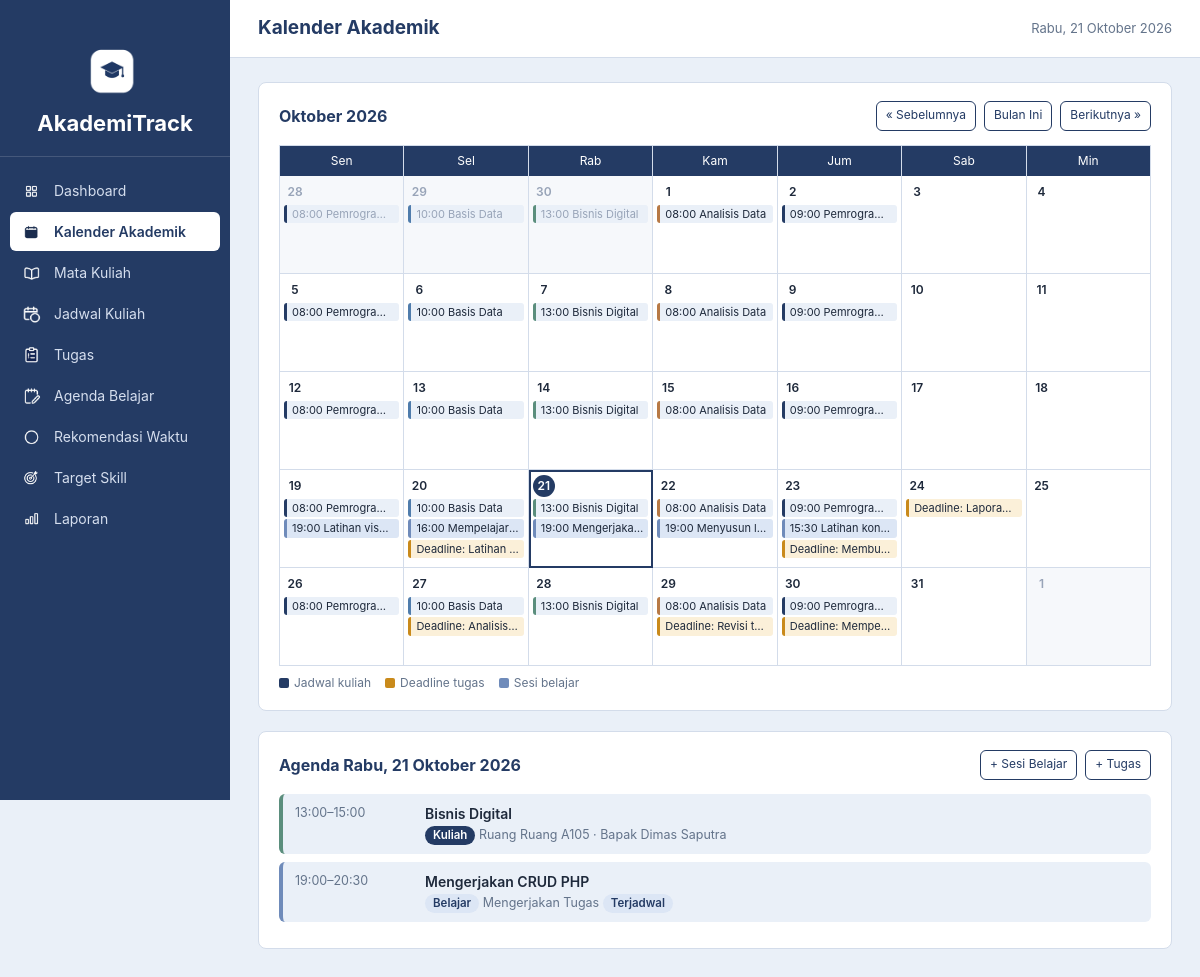
The app's page /kalender.php with its own data.
### tables this page shows
CREATE TABLE `jadwal_kuliah` (
  `id` int NOT NULL,
  `mata_kuliah_id` int NOT NULL,
  `hari` tinyint NOT NULL COMMENT '1=Senin, 7=Minggu',
  `jam_mulai` time NOT NULL,
  `jam_selesai` time NOT NULL,
  `ruangan` varchar(100) DEFAULT NULL,
  `created_at` timestamp NULL DEFAULT CURRENT_TIMESTAMP
);

CREATE TABLE `mata_kuliah` (
  `id` int NOT NULL,
  `nama_mata_kuliah` varchar(100) NOT NULL,
  `dosen` varchar(100) DEFAULT NULL,
  `warna` varchar(20) DEFAULT '#79502E',
  `created_at` timestamp NULL DEFAULT CURRENT_TIMESTAMP
);

CREATE TABLE `sesi_belajar` (
  `id` int NOT NULL,
  `tugas_id` int DEFAULT NULL,
  `target_skill_id` int DEFAULT NULL,
  `judul` varchar(150) NOT NULL,
  `jenis` enum('Mengerjakan Tugas','Review Materi','Latihan Skill') NOT NULL,
  `waktu_mulai` datetime NOT NULL,
  `waktu_selesai` datetime NOT NULL,
  `status` enum('Terjadwal','Selesai','Dibatalkan') NOT NULL DEFAULT 'Terjadwal',
  `catatan` text,
  `created_at` timestamp NULL DEFAULT CURRENT_TIMESTAMP
);

CREATE TABLE `tugas` (
  `id` int NOT NULL,
  `mata_kuliah_id` int DEFAULT NULL,
  `judul` varchar(150) NOT NULL,
  `deskripsi` text,
  `deadline` date NOT NULL,
  `prioritas` enum('Rendah','Sedang','Tinggi') NOT NULL DEFAULT 'Sedang',
  `estimasi_menit` int DEFAULT NULL,
  `status` enum('Belum Mulai','Dikerjakan','Selesai') NOT NULL DEFAULT 'Belum Mulai',
  `created_at` timestamp NULL DEFAULT CURRENT_TIMESTAMP
);

### kalender.php (the view, shortened to what this page needs)
<?php
require_once __DIR__ . '/includes/init.php';
$bulan = $_GET['bulan'] ?? date('Y-m');
$awalBulan = $bulan . '-01';
$jmlHari = (int)date('t', strtotime($awalBulan));
$offset = (int)date('N', strtotime($awalBulan)) - 1;
$totalSel = (int)(ceil(($offset + $jmlHari) / 7) * 7);
$gridAwal = date('Y-m-d', strtotime($awalBulan . ' -' . $offset . ' day'));
$gridAkhir = date('Y-m-d', strtotime($gridAwal . ' +' . ($totalSel - 1) . ' day'));
$tanggalPilih = $_GET['tanggal'] ?? '';
if (!valid_tanggal($tanggalPilih)) {
    $tanggalPilih = (date('Y-m') === $bulan) ? date('Y-m-d') : $awalBulan;
}
$agenda = ambil_agenda($conn, $gridAwal, $gridAkhir);
$perTanggal = [];
foreach ($agenda as $ev) {
    $perTanggal[$ev['tanggal']][] = $ev;
}
$agendaPilih = $perTanggal[$tanggalPilih] ?? [];
$bulanLalu = date('Y-m', strtotime($awalBulan . ' -1 month'));
$bulanDepan = date('Y-m', strtotime($awalBulan . ' +1 month'));
$namaBulan = NAMA_BULAN[(int)date('n', strtotime($awalBulan))] . ' ' . date('Y', strtotime($awalBulan));
$hariIni = date('Y-m-d');
include __DIR__ . '/includes/header.php';
?>
<div class="card">
    <div class="card-header">
        <h2><?= e($namaBulan) ?></h2>
        <div class="kal-nav tidak-cetak">
            <a class="btn btn-sekunder btn-kecil" href="kalender.php?bulan=<?= e($bulanLalu) ?>">&laquo; Sebelumnya</a>
            <a class="btn btn-sekunder btn-kecil" href="kalender.php">Bulan Ini</a>
            <a class="btn btn-sekunder btn-kecil" href="kalender.php?bulan=<?= e($bulanDepan) ?>">Berikutnya &raquo;</a>
        </div>
    </div>
    <div class="kal-grid">
        <?php foreach (['Sen', 'Sel', 'Rab', 'Kam', 'Jum', 'Sab', 'Min'] as $h): ?>
            <div class="kal-head"><?= $h ?></div>
        <?php endforeach; ?>
        <?php for ($i = 0; $i < $totalSel; $i++):
            $tgl = date('Y-m-d', strtotime($gridAwal . ' +' . $i . ' day'));
            $item = $perTanggal[$tgl] ?? [];
            $kelas = 'kal-sel';
            if (substr($tgl, 0, 7) !== $bulan) { $kelas .= ' luar'; }
            if ($tgl === $hariIni) { $kelas .= ' hari-ini'; }
            if ($tgl === $tanggalPilih) { $kelas .= ' dipilih'; }
            ?>
            <a class="<?= $kelas ?>" href="kalender.php?bulan=<?= e($bulan) ?>&amp;tanggal=<?= e($tgl) ?>">
                <span class="kal-tgl"><?= (int)date('j', strtotime($tgl)) ?></span>
                <?php foreach (array_slice($item, 0, 3) as $ev):
                    $gaya = ($ev['jenis'] === 'kuliah' && $ev['warna']) ? ' style="border-left-color:' . e($ev['warna']) . '"' : ''; ?>
                    <span class="pill tipe-<?= e($ev['jenis']) ?>"<?= $gaya ?>><?= $ev['mulai'] ? e($ev['mulai']) . ' ' : '' ?><?= e($ev['judul']) ?></span>
                <?php endforeach; ?>
            </a>
        <?php endfor; ?>
    </div>
    <div class="legenda">
        <span><i style="background:var(--navy)"></i>Jadwal kuliah</span>
        <span><i style="background:#C98A1B"></i>Deadline tugas</span>
        <span><i style="background:#6F8BBA"></i>Sesi belajar</span>
    </div>
</div>
<div class="card">
    <div class="card-header">
        <h2>Agenda <?= e(tanggal_panjang($tanggalPilih)) ?></h2>
        <div class="aksi tidak-cetak">
            <a class="btn btn-sekunder btn-kecil" href="sesi.php?tambah=1">+ Sesi Belajar</a>
            <a class="btn btn-sekunder btn-kecil" href="tugas.php?tambah=1">+ Tugas</a>
        </div>
    </div>
    <?php if (!$agendaPilih): ?>
        <div class="kosong">Tidak ada agenda pada tanggal ini.</div>
    <?php else: ?>
        <?php foreach ($agendaPilih as $ev) { echo item_agenda_html($ev); } ?>
    <?php endif; ?>
</div>
<?php include __DIR__ . '/includes/footer.php'; ?>

### includes/functions.php (shortened to what this page needs)
<?php
function e($teks)
{
    return htmlspecialchars((string)$teks, ENT_QUOTES, 'UTF-8');
}
function db_query($conn, $sql, $types = '', $params = [])
{
    $stmt = mysqli_prepare($conn, $sql);
    if ($types !== '') {
        mysqli_stmt_bind_param($stmt, $types, ...$params);
    }
    if (!mysqli_stmt_execute($stmt)) {
        $err = mysqli_stmt_error($stmt);
        mysqli_stmt_close($stmt);
        die('Query gagal dijalankan: ' . e($err));
    }
    return $stmt;
}
function db_all($conn, $sql, $types = '', $params = [])
{
    $stmt = db_query($conn, $sql, $types, $params);
    $res = mysqli_stmt_get_result($stmt);
    $rows = $res ? mysqli_fetch_all($res, MYSQLI_ASSOC) : [];
    return $rows;
}
function tanggal_panjang($tgl)
{
    $t = strtotime($tgl);
    return NAMA_HARI[(int)date('N', $t)] . ', ' . date('j', $t) . ' ' . NAMA_BULAN[(int)date('n', $t)] . ' ' . date('Y', $t);
}
function jam($waktu)
{
    return $waktu === null ? '' : substr((string)$waktu, 0, 5);
}
function badge($teks, $kelas = 'badge-muted')
{
    return '<span class="badge ' . e($kelas) . '">' . e($teks) . '</span>';
}
function badge_status($status)
{
    $peta = [
        'Belum Mulai' => 'badge-muted', 'Dikerjakan' => 'badge-info', 'Selesai' => 'badge-ok',
        'Terjadwal' => 'badge-info', 'Dibatalkan' => 'badge-muted',
        'Berjalan' => 'badge-info', 'Tercapai' => 'badge-ok', 'Ditunda' => 'badge-warn',
        'Tinggi' => 'badge-danger', 'Sedang' => 'badge-warn', 'Rendah' => 'badge-muted',
    ];
    return badge($status, $peta[$status] ?? 'badge-muted');
}
function ambil_agenda($conn, $dari, $sampai)
{
    $events = [];
    $jadwal = db_all($conn, "SELECT j.*, m.nama_mata_kuliah, m.dosen, m.warna
                             FROM jadwal_kuliah j
                             JOIN mata_kuliah m ON m.id = j.mata_kuliah_id");
    $d = new DateTime($dari);
    $akhir = new DateTime($sampai);
    for (; $d <= $akhir; $d->modify('+1 day')) {
        $hari = (int)$d->format('N');
        foreach ($jadwal as $j) {
            if ((int)$j['hari'] === $hari) {
                $sub = trim(($j['ruangan'] ? 'Ruang ' . $j['ruangan'] : '') . ($j['dosen'] ? ' · ' . $j['dosen'] : ''), ' ·');
                $events[] = [
                    'jenis' => 'kuliah', 'tanggal' => $d->format('Y-m-d'),
                    'mulai' => jam($j['jam_mulai']), 'selesai' => jam($j['jam_selesai']),
                    'judul' => $j['nama_mata_kuliah'], 'sub' => $sub, 'warna' => $j['warna'],
                    'status' => null, 'url' => 'jadwal.php?edit=' . (int)$j['id'],
                ];
            }
        }
    }
    $tugas = db_all($conn, "SELECT t.*, m.nama_mata_kuliah FROM tugas t
                            LEFT JOIN mata_kuliah m ON m.id = t.mata_kuliah_id
                            WHERE t.deadline BETWEEN ? AND ?", 'ss', [$dari, $sampai]);
    foreach ($tugas as $t) {
        $events[] = [
            'jenis' => 'tugas', 'tanggal' => $t['deadline'], 'mulai' => null, 'selesai' => null,
            'judul' => 'Deadline: ' . $t['judul'],
            'sub' => trim(($t['nama_mata_kuliah'] ?? '') . ' · Prioritas ' . $t['prioritas'], ' ·'),
            'warna' => null, 'status' => $t['status'], 'url' => 'tugas.php?edit=' . (int)$t['id'],
        ];
    }
    $sesi = db_all($conn, "SELECT * FROM sesi_belajar
                           WHERE DATE(waktu_mulai) BETWEEN ? AND ? AND status <> 'Dibatalkan'", 'ss', [$dari, $sampai]);
    foreach ($sesi as $s) {
        $events[] = [
            'jenis' => 'sesi', 'tanggal' => substr($s['waktu_mulai'], 0, 10),
            'mulai' => substr($s['waktu_mulai'], 11, 5), 'selesai' => substr($s['waktu_selesai'], 11, 5),
            'judul' => $s['judul'], 'sub' => $s['jenis'], 'warna' => null,
            'status' => $s['status'], 'url' => 'sesi.php?edit=' . (int)$s['id'],
        ];
    }
    usort($events, function ($a, $b) {
        return strcmp($a['tanggal'] . ' ' . ($a['mulai'] ?? '99:99'), $b['tanggal'] . ' ' . ($b['mulai'] ?? '99:99'));
    });
    return $events;
}
function label_jenis_agenda($jenis)
{
    return ['kuliah' => 'Kuliah', 'tugas' => 'Deadline', 'sesi' => 'Belajar'][$jenis] ?? $jenis;
}
function item_agenda_html($ev, $tampilTanggal = false)
{
    $waktu = $ev['mulai'] !== null ? $ev['mulai'] . '–' . $ev['selesai'] : 'Seharian';
    $gaya = ($ev['jenis'] === 'kuliah' && $ev['warna']) ? ' style="border-left-color:' . e($ev['warna']) . '"' : '';
    $html = '<a class="agenda-item tipe-' . e($ev['jenis']) . '"' . $gaya . ' href="' . e($ev['url']) . '">';
    $html .= '<span class="agenda-waktu">' . e($waktu) . '</span>';
    $html .= '<span class="agenda-judul">' . e($ev['judul']) . '</span>';
    $html .= '<span class="agenda-sub">' . badge(label_jenis_agenda($ev['jenis']), 'badge-tipe-' . $ev['jenis']);
    if ($ev['sub']) {
        $html .= ' ' . e($ev['sub']);
    }
    if ($ev['status']) {
        $html .= ' ' . badge_status($ev['status']);
    }
    $html .= '</span></a>';
    return $html;
}

### assets/css/style.css (style rules this page uses)
:root { --navy: #243B64; --navy-gelap: #1B2E4F; --putih: #FFFFFF; --latar: #EAF0F8; --abu: #64748B; --teks: #1E293B; --garis: #D3DCEA; --ok: #2F7D5B; --ok-bg: #E3F3EB; --warn: #9A6A12; --warn-bg: #FBF0D9; --danger: #B4332A; --danger-bg: #FBE6E4; --info-bg: #DCE6F5; --radius: 8px; }
* { box-sizing: border-box; }
html, body { margin: 0; padding: 0; }
body { font-family: -apple-system, BlinkMacSystemFont, "Segoe UI", Roboto, Helvetica, Arial, sans-serif; font-size: 14px; line-height: 1.5; color: var(--teks); background: var(--latar); }
a { color: var(--navy); }
h1, h2, h3 { margin: 0; color: var(--navy); }
h2 { font-size: 16px; }
.card { background: var(--putih); border: 1px solid var(--garis); border-radius: var(--radius); padding: 18px 20px; margin-bottom: 20px; }
.card-header { display: flex; align-items: center; justify-content: space-between; gap: 10px; margin-bottom: 14px; flex-wrap: wrap; }
.card-header .aksi { display: flex; gap: 8px; flex-wrap: wrap; }
.btn { display: inline-block; padding: 7px 14px; border-radius: 6px; border: 1px solid var(--navy); background: var(--navy); color: var(--putih); font-size: 13px; cursor: pointer; text-decoration: none; font-family: inherit; }
.btn-sekunder { background: var(--putih); color: var(--navy); }
.btn-kecil { padding: 3px 9px; font-size: 12px; }
.badge { display: inline-block; padding: 1px 8px; border-radius: 10px; font-size: 11.5px; font-weight: 600; white-space: nowrap; }
.badge-info { background: var(--info-bg); color: var(--navy); }
.badge-tipe-kuliah { background: var(--navy); color: var(--putih); }
.badge-tipe-sesi { background: var(--info-bg); color: var(--navy); }
.btn { display: inline-flex; align-items: center; justify-content: center; min-height: 36px; box-sizing: border-box; padding: 0 14px; border: 1px solid var(--navy); border-radius: 6px; background: var(--navy); color: var(--putih); font-family: inherit; font-size: 13px; line-height: 1.2; cursor: pointer; text-decoration: none; }
.btn-kecil { min-height: 30px; padding: 0 9px; font-size: 12px; }
.legenda { display: flex; gap: 14px; flex-wrap: wrap; font-size: 12px; color: var(--abu); margin-top: 8px; }
.legenda i { display: inline-block; width: 10px; height: 10px; border-radius: 2px; margin-right: 5px; vertical-align: middle; }
.agenda-item { display: grid; grid-template-columns: 118px 1fr; gap: 2px 12px; padding: 9px 12px; text-decoration: none; color: var(--teks); border-left: 4px solid var(--navy); background: var(--latar); border-radius: 6px; margin-bottom: 8px; }
.agenda-item.tipe-sesi { border-left-color: #6F8BBA; }
.agenda-waktu { color: var(--abu); font-size: 12.5px; grid-row: 1 / span 2; padding-top: 1px; }
.agenda-judul { font-weight: 600; }
.agenda-sub { color: var(--abu); font-size: 12.5px; }
.kal-nav { display: flex; align-items: center; gap: 8px; }
.kal-grid { display: grid; grid-template-columns: repeat(7, 1fr); border-top: 1px solid var(--garis); border-left: 1px solid var(--garis); }
.kal-head { background: var(--navy); color: var(--putih); text-align: center; padding: 6px 0; font-size: 12px; border-right: 1px solid var(--garis); }
.kal-sel { min-height: 98px; padding: 4px; border-right: 1px solid var(--garis); border-bottom: 1px solid var(--garis); text-decoration: none; color: var(--teks); background: var(--putih); display: block; overflow: hidden; }
.kal-sel.luar { background: #F6F8FB; color: #98A4B8; }
.kal-sel.hari-ini .kal-tgl { background: var(--navy); color: var(--putih); border-radius: 50%; }
.kal-sel.dipilih { outline: 2px solid var(--navy); outline-offset: -2px; }
.kal-tgl { display: inline-block; min-width: 22px; height: 22px; line-height: 22px; text-align: center; font-size: 12px; font-weight: 600; }
.pill { display: block; font-size: 11px; padding: 1px 5px; margin-top: 2px; border-radius: 3px; white-space: nowrap; overflow: hidden; text-overflow: ellipsis; border-left: 3px solid var(--navy); background: var(--latar); }
.pill.tipe-tugas { border-left-color: #C98A1B; background: var(--warn-bg); }
.pill.tipe-sesi { border-left-color: #6F8BBA; background: var(--info-bg); }

### records on screen
jadwal_kuliah: mulai "10:00", mata_kuliah.nama_mata_kuliah "Basis Data"
jadwal_kuliah: mulai "13:00", mata_kuliah.nama_mata_kuliah "Bisnis Digital", waktu "13:00–15:00", teks "Kuliah", ev "Ruang Ruang A105 · Bapak Dimas Saputra"
jadwal_kuliah: mulai "08:00", mata_kuliah.nama_mata_kuliah "Analisis Data"
sesi_belajar: mulai "19:00", judul "Latihan vis…"
sesi_belajar: mulai "16:00", judul "Mempelaja…"
tugas: judul "Deadline: Latihan…"
sesi_belajar: mulai "19:00", judul "Mengerjak…", waktu "19:00–20:30", judul "Mengerjakan CRUD PHP", teks "Belajar Terjadwal", item_agenda_html($ev) "Mengerjakan Tugas"
sesi_belajar: mulai "19:00", judul "Menyusun l…"
sesi_belajar: mulai "15:30", judul "Latihan kon…"
tugas: judul "Deadline: Membu…"
tugas: judul "Deadline: Lapora…"
tugas: judul "Deadline: Analisis…"
tugas: judul "Deadline: Revisi t…"
tugas: judul "Deadline: Mempe…"

### other values on screen
$m[1] "Dashboard"
$m[1] "Kalender Akademik"
$m[1] "Mata Kuliah"
$m[1] "Jadwal Kuliah"
$m[1] "Tugas"
$m[1] "Agenda Belajar"
$m[1] "Rekomendasi Waktu"
$m[1] "Target Skill"
$m[1] "Laporan"
$judul_halaman "Kalender Akademik"
$namaBulan "Oktober 2026"
$h "Sen"
$h "Sel"
$h "Rab"
$h "Kam"
